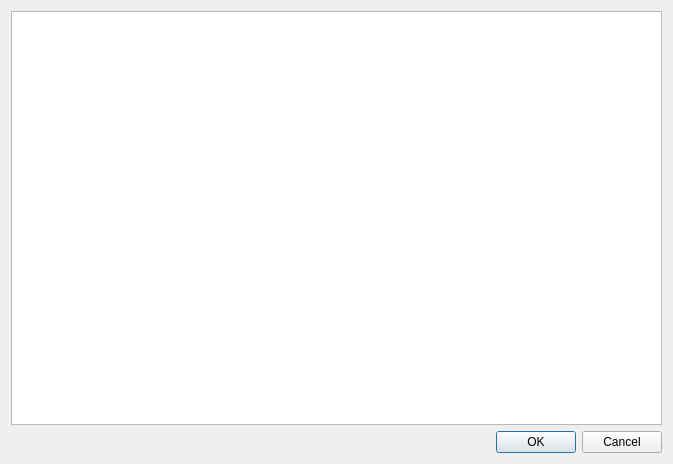
<?xml version="1.0" encoding="UTF-8"?>
<ui version="4.0">
 <class>FormImportWxLotteryData</class>
 <widget class="QDialog" name="FormImportWxLotteryData">
  <property name="geometry">
   <rect>
    <x>0</x>
    <y>0</y>
    <width>673</width>
    <height>464</height>
   </rect>
  </property>
  <property name="windowTitle">
   <string>导入微信开奖号码</string>
  </property>
  <property name="styleSheet">
   <string notr="true">*{
	font: 12pt &quot;Microsoft YaHei UI&quot;;
}</string>
  </property>
  <layout class="QVBoxLayout" name="verticalLayout">
   <item>
    <widget class="QPlainTextEdit" name="teLotteryNum"/>
   </item>
   <item>
    <widget class="QDialogButtonBox" name="btnBox">
     <property name="standardButtons">
      <set>QDialogButtonBox::Cancel|QDialogButtonBox::Ok</set>
     </property>
    </widget>
   </item>
  </layout>
 </widget>
 <resources/>
 <connections/>
</ui>
